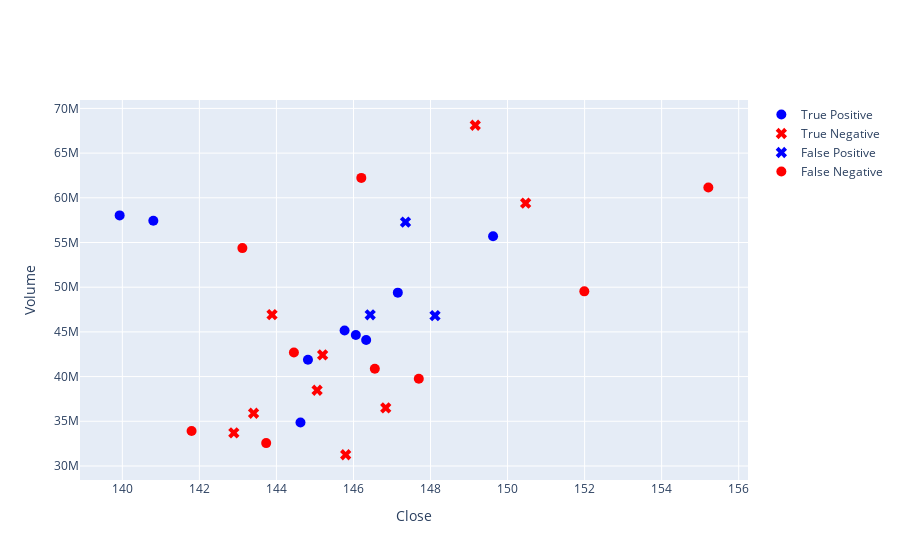

Source (notebook cell):
### Markdown cell above
#### Try Model

### Code cell
stacking(
    model_knn15,
    model_dt15,
    df_train_test,
    X_test,
    y_test,
    df_evaluation_test,
    df_confusion_test,
    draw_plot=True,
)

### Figure 1 — Plotly figure (JSON) as saved in the notebook; plotly's stock layout.template omitted (floating-point values rounded to 4 significant figures)
{"data": [{"marker": {"color": "blue", "size": 10, "symbol": "circle"}, "mode": "markers", "name": "True Positive", "type": "scatter", "x": [139.9, 140.8, 146.3, 144.6, 145.8, 144.8, 146.1, 147.2, 149.6], "y": [58031716, 57433672, 44084896, 34872985, 45155110, 41884784, 44650519, 49389643, 55704972]}, {"marker": {"color": "red", "size": 10, "symbol": "x"}, "mode": "markers", "name": "True Negative", "type": "scatter", "x": [143.9, 143.4, 142.9, 145.8, 145.2, 145.1, 146.8, 149.2, 150.5], "y": [46927009, 35896666, 33705148, 31255846, 42424759, 38471061, 36492709, 68116546, 59400400]}, {"marker": {"color": "blue", "size": 10, "symbol": "x"}, "mode": "markers", "name": "False Positive", "type": "scatter", "x": [147.4, 148.1, 146.4], "y": [57280169, 46811934, 46912869]}, {"marker": {"color": "red", "size": 10, "symbol": "circle"}, "mode": "markers", "name": "False Negative", "type": "scatter", "x": [143.1, 147.7, 141.8, 143.7, 144.5, 146.6, 146.2, 152.0, 155.2], "y": [54374646, 39757092, 33917253, 32559994, 42685360, 40874840, 62225244, 49535004, 61159796]}], "layout": {"showlegend": true, "title": {"text": ""}, "xaxis": {"title": {"text": "Close"}}, "yaxis": {"title": {"text": "Volume"}}}}
